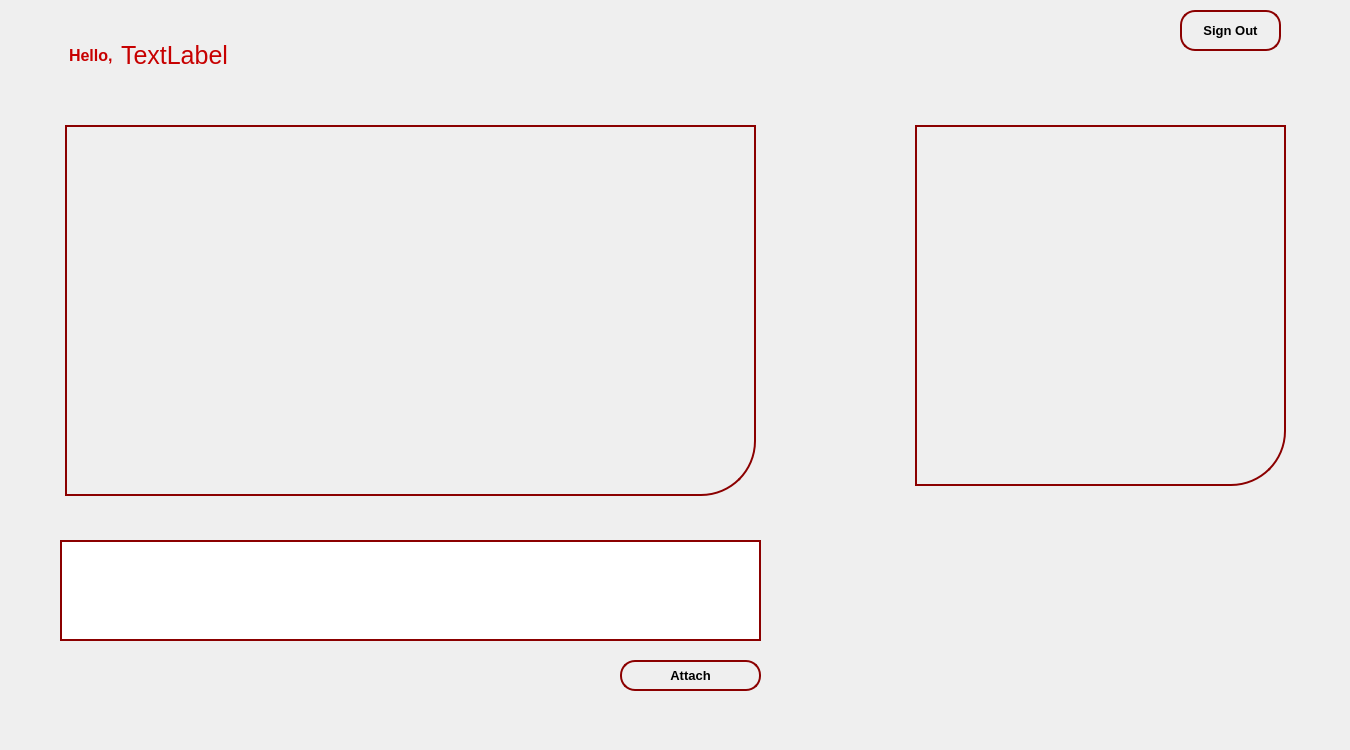
<?xml version="1.0" encoding="UTF-8"?>
<ui version="4.0">
 <class>second_page</class>
 <widget class="QDialog" name="second_page">
  <property name="geometry">
   <rect>
    <x>0</x>
    <y>0</y>
    <width>1350</width>
    <height>750</height>
   </rect>
  </property>
  <property name="windowTitle">
   <string>Dialog</string>
  </property>
  <property name="styleSheet">
   <string notr="true">




QTableView{
border:2px solid #8b0000;
border-bottom-right-radius: 55px;  
background: transparent;
font-size: 12px;
color: black;
text-align: center;
font-weight: bold;
margin: 5px;
font-family: &quot;Roboto&quot;,sans-serif;
}

QListView{
border:2px solid #8b0000;
border-bottom-left-radius: 105px;  
border-top-left-radius: 105px;  
background: transparent;
font-size: 15px;
color: black;
text-align: center;
font-weight: bold;
margin: 5px;
font-family: &quot;Roboto&quot;,sans-serif;
}


QLabel{
    font-size: 16px;
   color:#c70000;
    text-align: center;
    font-weight: 600;
    margin: 5px;

    
    font-family: &quot;Roboto&quot;,sans-serif;
}

QLineEdit{
outline: none;
   border:none;
font-family: &quot;Roboto&quot;,sans-serif;
color: black;
font-size:14px;
font-weight: 200;
font-weight:bold;
    padding:20px 10px;
    
    width: 20%;


}


QPushButton{
color:black;
font-weight:bold;
font-size:13px;
background-color:transparent;
border:2px solid #8b0000;
border-radius:15px;

}


QPushButton:hover{
color:white;
background:#8b0000;
border:2px solid white;
border-radius:15px;
}
</string>
  </property>
  <widget class="QTableView" name="tableView">
   <property name="geometry">
    <rect>
     <x>60</x>
     <y>120</y>
     <width>701</width>
     <height>381</height>
    </rect>
   </property>
  </widget>
  <widget class="QTableView" name="tableView_2">
   <property name="geometry">
    <rect>
     <x>910</x>
     <y>120</y>
     <width>381</width>
     <height>371</height>
    </rect>
   </property>
  </widget>
  <widget class="QPushButton" name="pushButton">
   <property name="geometry">
    <rect>
     <x>1180</x>
     <y>10</y>
     <width>101</width>
     <height>41</height>
    </rect>
   </property>
   <property name="text">
    <string>Sign Out</string>
   </property>
  </widget>
  <widget class="QLabel" name="label">
   <property name="geometry">
    <rect>
     <x>110</x>
     <y>20</y>
     <width>301</width>
     <height>71</height>
    </rect>
   </property>
   <property name="styleSheet">
    <string notr="true">font: 25px;</string>
   </property>
   <property name="text">
    <string>TextLabel</string>
   </property>
  </widget>
  <widget class="QLineEdit" name="at">
   <property name="geometry">
    <rect>
     <x>60</x>
     <y>540</y>
     <width>701</width>
     <height>101</height>
    </rect>
   </property>
   <property name="styleSheet">
    <string notr="true">#at{
border: 2px solid #8b0000;
}</string>
   </property>
  </widget>
  <widget class="QPushButton" name="pushButton_2">
   <property name="geometry">
    <rect>
     <x>620</x>
     <y>660</y>
     <width>141</width>
     <height>31</height>
    </rect>
   </property>
   <property name="text">
    <string>Attach</string>
   </property>
  </widget>
  <widget class="QLabel" name="label_2">
   <property name="geometry">
    <rect>
     <x>60</x>
     <y>30</y>
     <width>141</width>
     <height>51</height>
    </rect>
   </property>
   <property name="styleSheet">
    <string notr="true"/>
   </property>
   <property name="text">
    <string>Hello, </string>
   </property>
  </widget>
 </widget>
 <resources/>
 <connections/>
</ui>
